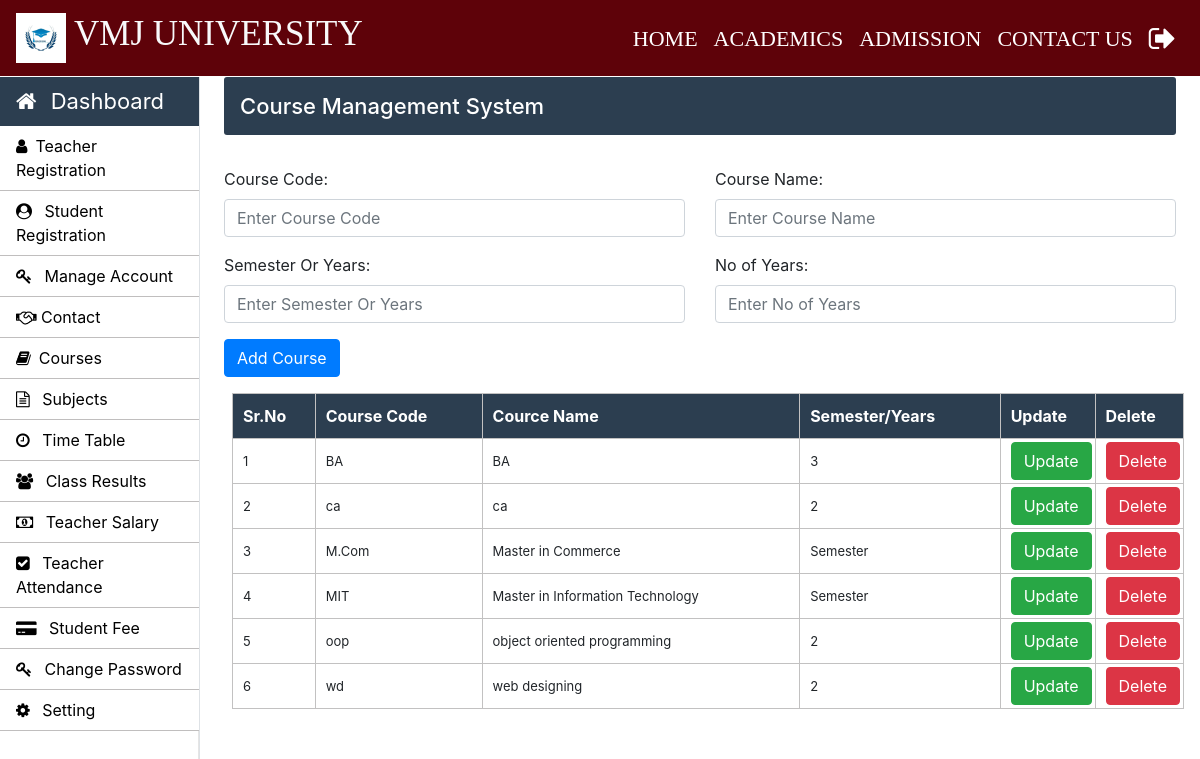
Before: /admin/courses.php (signed in) with the older database file.
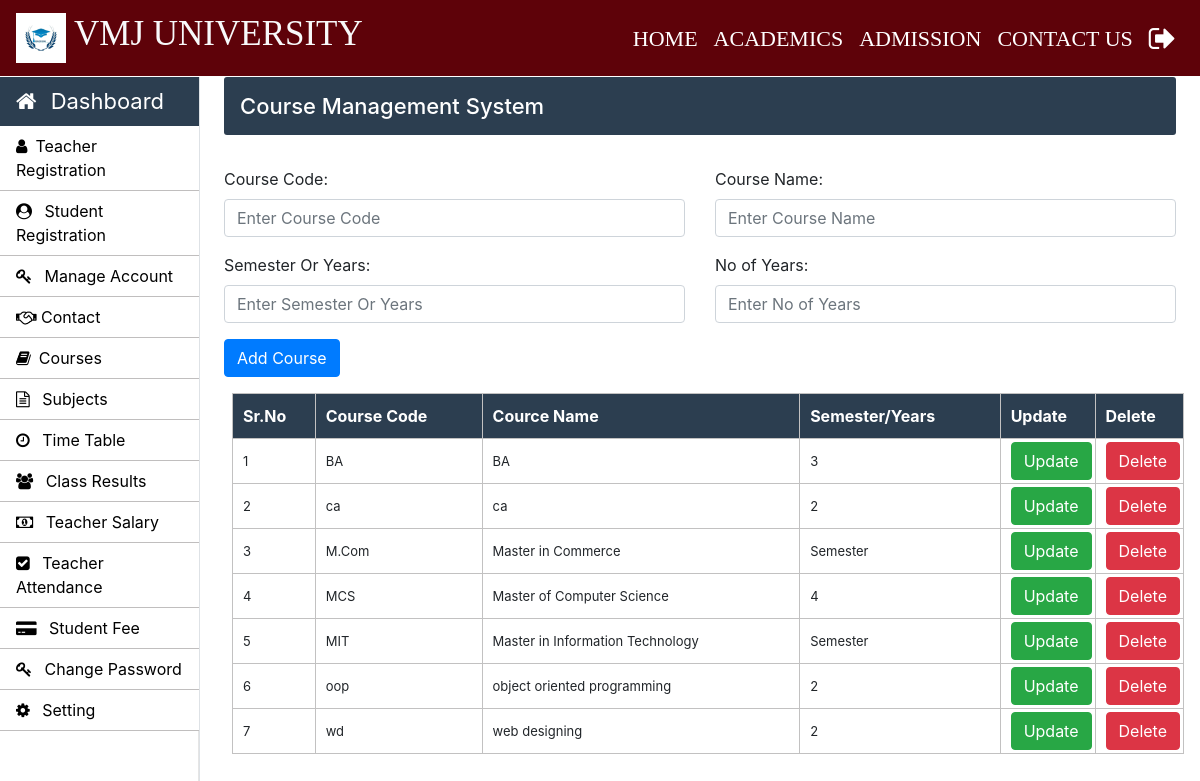
After: the same page with the newer database file.
### tables this page shows
CREATE TABLE IF NOT EXISTS `courses` (
  `course_code` varchar(10) NOT NULL,
  `course_name` varchar(50) NOT NULL,
  `semester_or_year` varchar(10) NOT NULL,
  `no_of_year` int NOT NULL,
  PRIMARY KEY (`course_code`)
);

### admin/courses.php (the view, shortened to what this page needs)
<!doctype html>
<html lang="en">
<head>
</head>
<body>
	<?php include('../common/common-header.php') ?>
	<?php include('../common/admin-sidebar.php') ?>
	<main role="main" class="col-xl-10 col-lg-9 col-md-8 ml-sm-auto px-md-4 mb-2 w-100">
		<div class="sub-main">
			<div class="bar-margin text-center d-flex flex-wrap flex-md-nowrap pt-3 pb-2 mb-3 text-white admin-dashboard pl-3">
				<h4>Course Management System</h4>
			</div>
			<div class="row">
				<div class="col-md-12">
					<form action="courses.php" method="post">
						<div class="row mt-3">
							<div class="col-md-6">
								<div class="form-group">
									<label for="exampleInputEmail1">Course Code:</label>
									<input type="text" name="course_code" class="form-control" required placeholder="Enter Course Code">
								</div>
							</div>
							<div class="col-md-6">
								<div class="form-group">
									<label for="exampleInputPassword1">Course Name:</label>
									<input type="text" name="course_name" class="form-control" required placeholder="Enter Course Name">
								</div>
							</div>
						</div>
						<div class="row">
							<div class="col-md-6">
								<div class="form-group">
									<label for="exampleInputEmail1">Semester Or Years:</label>
									<input type="text" name="semester_or_year" class="form-control" required placeholder="Enter Semester Or Years">
								</div>
							</div>
							<div class="col-md-6">
								<div class="form-group">
									<label for="exampleInputPassword1">No of Years:</label>
									<input type="text" name="no_of_year" class="form-control" required placeholder="Enter No of Years">
								</div>
							</div>
						</div>
						<div class="row w-100">
							<div class="col-md-12">
								<input type="submit" name="sub" value="Add Course" class="btn btn-primary ml-auto">
							</div>
						</div>
					</form>
				</div>
			</div>
			<div class="row">
				<div class="col-md-12 ml-2">
					<section class="mt-3">
						<table class="w-100 table-elements mb-5 table-three-tr" cellpadding="3">
							<tr class="table-tr-head table-three text-white">
								<th>Sr.No</th>
								<th>Course Code</th>
								<th>Cource Name</th>
								<th>Semester/Years</th>
								<th>Update</th>
								<th>Delete</th>
							</tr>
							<?php
								$sr = 1;
								$query = "SELECT course_code, course_name, semester_or_year, no_of_year FROM courses";
								$run = mysqli_query($con, $query);
								while ($row = mysqli_fetch_array($run)) {
									echo "<tr>";
									echo "<td>".$sr++."</td>";
									echo "<td>".$row['course_code']."</td>";
									echo "<td>".$row['course_name']."</td>";
									echo "<td>".$row['semester_or_year']."</td>";
									echo "<td width='20'>
											<form action='update-course.php' method='post'>
												<input type='hidden' name='course_code' value='".$row['course_code']."'>
												<input type='hidden' name='course_name' value='".$row['course_name']."'>
												<input type='hidden' name='semester_or_year' value='".$row['semester_or_year']."'>
												<input type='hidden' name='no_of_year' value='".$row['no_of_year']."'>
												<button type='submit' name='update' class='btn btn-success'>Update</button>
											</form>
										</td>";
									echo "<td width='20'><a class='btn btn-danger' href='delete-function.php?course_code=".$row['course_code']."'>Delete</a></td>";
									echo "</tr>";
								}
							?>
						</table>
					</section>
				</div>
			</div>
		</div>
	</main>
</body>
</html>

Changed rows visible on the page:
added courses: course_code "MCS", course_name "Master of Computer Science", semester_or_year "4"
